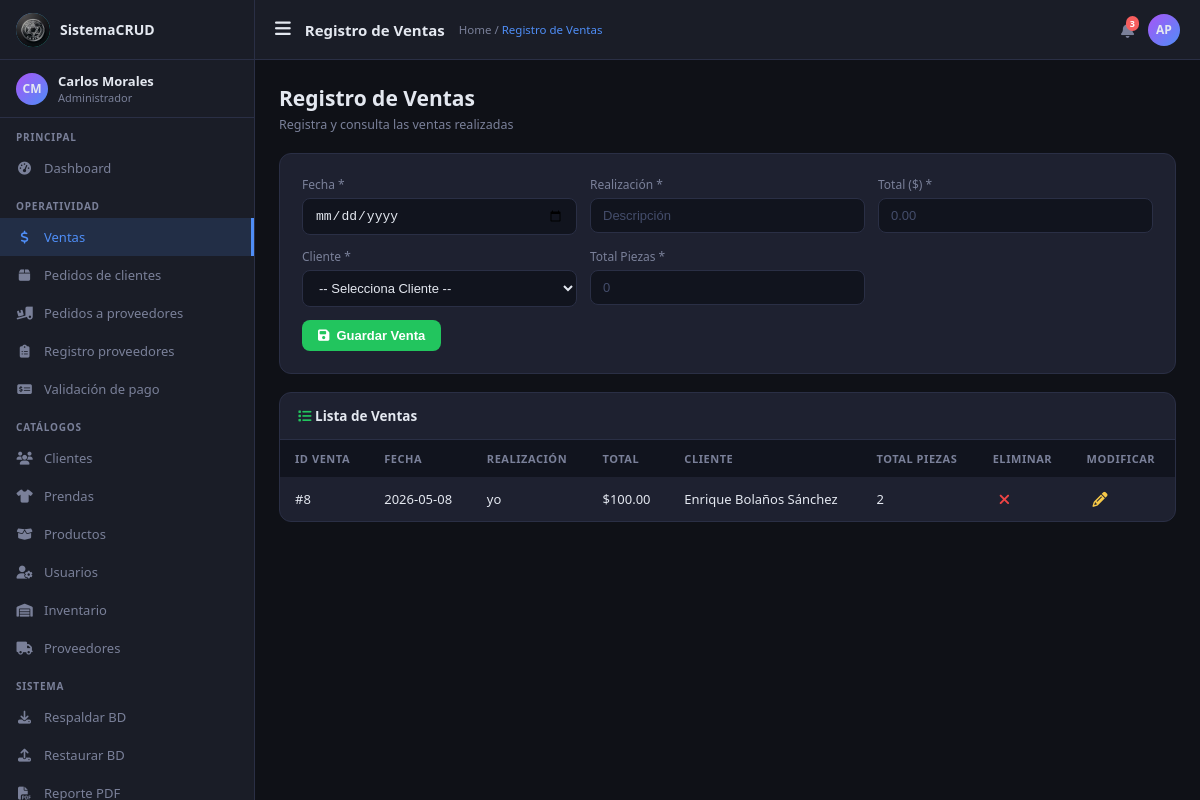
/Venta/index.php, run on the app's committed database.
### tables this page shows
CREATE TABLE `venta` (
  `Id_venta` int NOT NULL AUTO_INCREMENT,
  `Fecha` date NOT NULL,
  `Realizacion` varchar(40) NOT NULL,
  `Total` decimal(10,2) NOT NULL,
  `Id_cliente` int NOT NULL,
  `Total_piezas` int NOT NULL,
  `Id_detallev` int DEFAULT NULL,
  PRIMARY KEY (`Id_venta`),
  KEY `detalleventa_Venta_fk` (`Id_detallev`),
  KEY `Cliente_Venta_fk` (`Id_cliente`),
  CONSTRAINT `Cliente_Venta_fk` FOREIGN KEY (`Id_cliente`) REFERENCES `cliente` (`Id_cliente`),
  CONSTRAINT `detalleventa_Venta_fk` FOREIGN KEY (`Id_detallev`) REFERENCES `detalleventa` (`Id_detallev`),
  CONSTRAINT `fk_cliente_venta` FOREIGN KEY (`Id_cliente`) REFERENCES `cliente` (`Id_cliente`),
  CONSTRAINT `fk_detallev_venta` FOREIGN KEY (`Id_detallev`) REFERENCES `detalleventa` (`Id_detallev`)
);

CREATE TABLE `cliente` (
  `Id_cliente` int NOT NULL AUTO_INCREMENT,
  `Nombre` varchar(20) NOT NULL,
  `Ap_paterno` varchar(20) NOT NULL,
  `Telefono` varchar(10) NOT NULL,
  `Contrasena` varchar(255) NOT NULL,
  `Direccion` varchar(100) NOT NULL,
  `CP` varchar(5) NOT NULL,
  PRIMARY KEY (`Id_cliente`),
  KEY `idx_nombre` (`Nombre`),
  KEY `idx_apellido` (`Ap_paterno`)
);

### Venta/index.php (the view, shortened to what this page needs)
<?php
require("conexiondos.php");
$sql = 'SELECT v.*, c.Nombre, c.Ap_paterno
        FROM venta v
        INNER JOIN cliente c ON v.Id_cliente = c.Id_cliente';
$impresion = $mysqli->query($sql);
include("../Cliente/layout_header.php");
?>
<div class="ptitle">Registro de Ventas</div>
<div class="psub">Registra y consulta las ventas realizadas</div>
<div class="fcard">
  <form action="index.php" method="post">
    <div class="fgrid">
      <div class="fg"><label>Fecha *</label>
        <input class="fc" type="date" name="fecha" required></div>
      <div class="fg"><label>Realización *</label>
        <input class="fc" type="text" name="realizacion" placeholder="Descripción" required></div>
      <div class="fg"><label>Total ($) *</label>
        <input class="fc" type="number" name="total" step="0.01" placeholder="0.00" required></div>
      <div class="fg"><label>Cliente *</label>
        <select class="fc" name="id_cliente" required>
          <option value="">-- Selecciona Cliente --</option>
        </select>
      </div>
      <div class="fg"><label>Total Piezas *</label>
        <input class="fc" type="number" name="total_piezas" placeholder="0" required></div>
    </div>
    <button type="submit" class="btn btn-success"><i class="fas fa-save"></i> Guardar Venta</button>
  </form>
</div>
<div class="tcard">
  <div class="tcard-hdr">
    <div class="tcard-ttl"><i class="fas fa-list" style="color:var(--green)"></i> Lista de Ventas</div>
  </div>
  <table>
    <thead>
      <tr>
        <th>ID Venta</th><th>Fecha</th><th>Realización</th>
        <th>Total</th><th>Cliente</th><th>Total Piezas</th>
        <th>Eliminar</th><th>Modificar</th>
      </tr>
    </thead>
    <tbody>
      <?php while($row = $impresion->fetch_assoc()): ?>
      <tr>
        <td>#<?php echo $row['Id_venta']; ?></td>
        <td><?php echo $row['Fecha']; ?></td>
        <td><?php echo $row['Realizacion']; ?></td>
        <td>$<?php echo number_format($row['Total'], 2); ?></td>
        <td><?php echo $row['Nombre'].' '.$row['Ap_paterno']; ?></td>
        <td><?php echo $row['Total_piezas']; ?></td>
        <td>
          <a href="eliminar.php?id=<?php echo $row['Id_venta']; ?>"
             class="ib ib-del"
             onclick="return confirm('¿Eliminar esta venta?')">
            <i class="fas fa-times"></i>
          </a>
        </td>
        <td>
          <a href="modificar.php?id=<?php echo $row['Id_venta']; ?>" class="ib ib-edit">
            <i class="fas fa-pencil-alt"></i>
          </a>
        </td>
      </tr>
      <?php endwhile; ?>
    </tbody>
  </table>
</div>
<?php include("../Cliente/layout_footer.php"); ?>

### Cliente/layout_header.php (style rules this page uses)
:root { --bg: #0f1117; --sb: #1a1d27; --sbw: 255px; --accent: #4f8ef7; --accent2: #22d3a5; --accent3: #f7c948; --accent4: #f75e5e; --card: #1e2130; --border: #2a2f45; --text: #e4e8f0; --muted: #7a8099; --hh: 60px; --green: #22c55e; --orange: #f97316; --red: #ef4444; --purple: #a855f7; }
* { margin: 0; padding: 0; box-sizing: border-box; }
body { font-family: 'Segoe UI', system-ui, sans-serif; background: var(--bg); color: var(--text); display: flex; min-height: 100vh; }
.tcard { background: var(--card); border: 1px solid var(--border); border-radius: 12px; overflow: hidden; margin-bottom: 20px; }
.tcard-hdr { padding: 14px 18px; display: flex; align-items: center; justify-content: space-between; border-bottom: 1px solid var(--border); }
.tcard-ttl { font-size: 13.5px; font-weight: 600; }
table { width: 100%; border-collapse: collapse; }
th { padding: 11px 15px; text-align: left; font-size: 11px; font-weight: 600; color: var(--muted); background: #11141e; text-transform: uppercase; letter-spacing: .05em; }
td { padding: 12px 15px; font-size: 13px; border-bottom: 1px solid var(--border); }
tr:last-child td { border-bottom: none; }
.btn { padding: 8px 16px; border-radius: 8px; font-size: 13px; font-weight: 600; cursor: pointer; border: none; transition: all .15s; display: inline-flex; align-items: center; gap: 7px; text-decoration: none; }
.btn-success { background: var(--green); color: #fff; }
.fcard { background: var(--card); border: 1px solid var(--border); border-radius: 12px; padding: 22px; margin-bottom: 18px; }
.fg { display: flex; flex-direction: column; gap: 5px; }
.fg label { font-size: 12px; color: var(--muted); font-weight: 500; }
.fc { background: #11141e; border: 1px solid var(--border); color: var(--text); border-radius: 8px; padding: 9px 12px; font-size: 13px; outline: none; width: 100%; transition: border-color .15s; }
.fc::placeholder { color: #444d6b; }
.fgrid { display: grid; grid-template-columns: repeat(3, 1fr); gap: 13px; margin-bottom: 13px; }
.ib { background: none; border: none; cursor: pointer; font-size: 15px; padding: 4px 6px; border-radius: 5px; transition: background .15s; text-decoration: none; }
.ib-del { color: var(--red); }
.ib-edit { color: var(--accent3); }
.ptitle { font-size: 21px; font-weight: 700; margin-bottom: 4px; }
.psub { font-size: 12.5px; color: var(--muted); margin-bottom: 20px; }

### data on the page
venta: Id_venta "8", Fecha "2026-05-08", Realizacion "yo", Total "100.00", Id_cliente.Nombre "Enrique", Id_cliente.Ap_paterno "Bolaños Sánchez", Total_piezas "2"

### other printed values
$page_title "Registro de Ventas"
